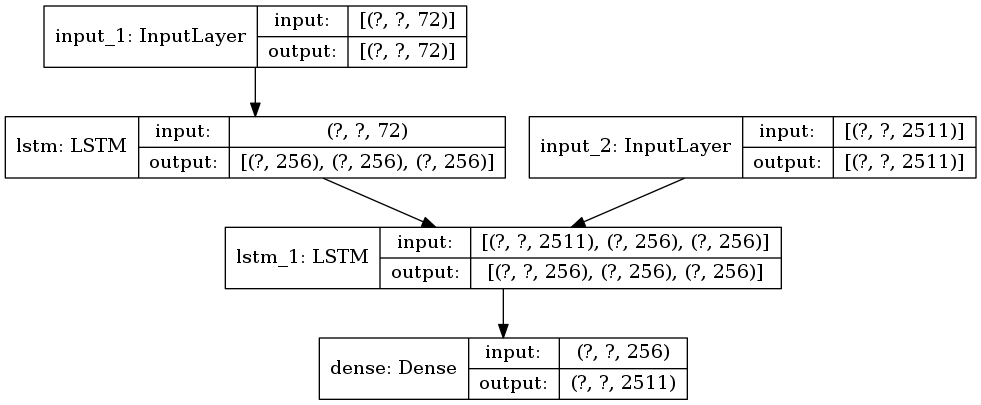

Recreate this plot in Python.
"""
Title: Character-level recurrent sequence-to-sequence model
Author: [fchollet](https://twitter.com/fchollet)
Date created: 2017/09/29
Last modified: 2020/04/26
Description: Character-level recurrent sequence-to-sequence model.
Accelerator: GPU
"""
"""
## Introduction

This example demonstrates how to implement a basic character-level
recurrent sequence-to-sequence model. We apply it to translating
short English sentences into short French sentences,
character-by-character. Note that it is fairly unusual to
do character-level machine translation, as word-level
models are more common in this domain.

**Summary of the algorithm**

- We start with input sequences from a domain (e.g. English sentences)
    and corresponding target sequences from another domain
    (e.g. French sentences).
- An encoder LSTM turns input sequences to 2 state vectors
    (we keep the last LSTM state and discard the outputs).
- A decoder LSTM is trained to turn the target sequences into
    the same sequence but offset by one timestep in the future,
    a training process called "teacher forcing" in this context.
    It uses as initial state the state vectors from the encoder.
    Effectively, the decoder learns to generate `targets[t+1...]`
    given `targets[...t]`, conditioned on the input sequence.
- In inference mode, when we want to decode unknown input sequences, we:
    - Encode the input sequence into state vectors
    - Start with a target sequence of size 1
        (just the start-of-sequence character)
    - Feed the state vectors and 1-char target sequence
        to the decoder to produce predictions for the next character
    - Sample the next character using these predictions
        (we simply use argmax).
    - Append the sampled character to the target sequence
    - Repeat until we generate the end-of-sequence character or we
        hit the character limit.
"""

"""
## Setup
"""

import numpy as np
import tensorflow as tf
from tensorflow import keras

"""
## Download the data
"""

"""shell
!curl -O http://www.manythings.org/anki/fra-eng.zip
!unzip fra-eng.zip
"""

"""
## Configuration
"""

batch_size = 64  # Batch size for training.
epochs = 100  # Number of epochs to train for.
latent_dim = 256  # Latent dimensionality of the encoding space.
num_samples = 100000  # Number of samples to train on.
# Path to the data txt file on disk.
data_path = "fra.txt"

"""
## Prepare the data
"""

# Vectorize the data.
input_texts = []
target_texts = []
input_characters = set()
target_characters = set()
with open(data_path, "r", encoding="utf-8") as f:
    lines = f.read().split("\n")
for line in lines[: min(num_samples, len(lines) - 1)]:
    input_text, target_text, _ = line.split("\t")
    # We use "tab" as the "start sequence" character
    # for the targets, and "\n" as "end sequence" character.
    target_text = "\t" + target_text + "\n"
    input_texts.append(input_text)
    target_texts.append(target_text)
    for char in input_text:
        if char not in input_characters:
            input_characters.add(char)
    for char in target_text:
        if char not in target_characters:
            target_characters.add(char)

input_characters = sorted(list(input_characters))
target_characters = sorted(list(target_characters))
num_encoder_tokens = len(input_characters)
num_decoder_tokens = len(target_characters)
max_encoder_seq_length = max([len(txt) for txt in input_texts])
max_decoder_seq_length = max([len(txt) for txt in target_texts])

print("Number of samples:", len(input_texts))
print("Number of unique input tokens:", num_encoder_tokens)
print("Number of unique output tokens:", num_decoder_tokens)
print("Max sequence length for inputs:", max_encoder_seq_length)
print("Max sequence length for outputs:", max_decoder_seq_length)

input_token_index = dict([(char, i) for i, char in enumerate(input_characters)])
target_token_index = dict([(char, i) for i, char in enumerate(target_characters)])

encoder_input_data = np.zeros(
    (len(input_texts), max_encoder_seq_length, num_encoder_tokens), dtype="float32"
)
decoder_input_data = np.zeros(
    (len(input_texts), max_decoder_seq_length, num_decoder_tokens), dtype="float32"
)
decoder_target_data = np.zeros(
    (len(input_texts), max_decoder_seq_length, num_decoder_tokens), dtype="float32"
)

for i, (input_text, target_text) in enumerate(zip(input_texts, target_texts)):
    for t, char in enumerate(input_text):
        encoder_input_data[i, t, input_token_index[char]] = 1.0
    encoder_input_data[i, t + 1 :, input_token_index[" "]] = 1.0
    for t, char in enumerate(target_text):
        # decoder_target_data is ahead of decoder_input_data by one timestep
        decoder_input_data[i, t, target_token_index[char]] = 1.0
        if t > 0:
            # decoder_target_data will be ahead by one timestep
            # and will not include the start character.
            decoder_target_data[i, t - 1, target_token_index[char]] = 1.0
    decoder_input_data[i, t + 1 :, target_token_index[" "]] = 1.0
    decoder_target_data[i, t:, target_token_index[" "]] = 1.0

"""
## Build the model
"""

# Define an input sequence and process it.
encoder_inputs = keras.Input(shape=(None, num_encoder_tokens))
encoder = keras.layers.LSTM(latent_dim, return_state=True)
encoder_outputs, state_h, state_c = encoder(encoder_inputs)

# We discard `encoder_outputs` and only keep the states.
encoder_states = [state_h, state_c]

# Set up the decoder, using `encoder_states` as initial state.
decoder_inputs = keras.Input(shape=(None, num_decoder_tokens))

# We set up our decoder to return full output sequences,
# and to return internal states as well. We don't use the
# return states in the training model, but we will use them in inference.
decoder_lstm = keras.layers.LSTM(latent_dim, return_sequences=True, return_state=True)
decoder_outputs, _, _ = decoder_lstm(decoder_inputs, initial_state=encoder_states)
decoder_dense = keras.layers.Dense(num_decoder_tokens, activation="softmax")
decoder_outputs = decoder_dense(decoder_outputs)

# Define the model that will turn
# `encoder_input_data` & `decoder_input_data` into `decoder_target_data`
model = keras.Model([encoder_inputs, decoder_inputs], decoder_outputs)

"""
## Train the model
"""

model.compile(
    optimizer="rmsprop", loss="categorical_crossentropy", metrics=["accuracy"]
)
model.fit(
    [encoder_input_data, decoder_input_data],
    decoder_target_data,
    batch_size=batch_size,
    epochs=epochs,
    validation_split=0.2,
)
# Save model
model.save("s2s")

"""
## Run inference (sampling)

1. encode input and retrieve initial decoder state
2. run one step of decoder with this initial state
and a "start of sequence" token as target.
Output will be the next target token.
3. Repeat with the current target token and current states
"""

# Define sampling models
# Restore the model and construct the encoder and decoder.
model = keras.models.load_model("s2s")

encoder_inputs = model.input[0]  # input_1
encoder_outputs, state_h_enc, state_c_enc = model.layers[2].output  # lstm_1
encoder_states = [state_h_enc, state_c_enc]
encoder_model = keras.Model(encoder_inputs, encoder_states)
encoder_model.summary(line_length = 200, positions = [.22, .55, .67, 1.])

decoder_inputs = model.input[1]  # input_2
decoder_state_input_h = keras.Input(shape=(latent_dim,))
decoder_state_input_c = keras.Input(shape=(latent_dim,))
decoder_states_inputs = [decoder_state_input_h, decoder_state_input_c]
decoder_lstm = model.layers[3]
decoder_outputs, state_h_dec, state_c_dec = decoder_lstm(
    decoder_inputs, initial_state=decoder_states_inputs
)
decoder_states = [state_h_dec, state_c_dec]
decoder_dense = model.layers[4]
decoder_outputs = decoder_dense(decoder_outputs)
decoder_model = keras.Model(
    [decoder_inputs] + decoder_states_inputs, [decoder_outputs] + decoder_states
)
decoder_model.summary(line_length = 200, positions = [.22, .55, .67, 1.])

# Reverse-lookup token index to decode sequences back to
# something readable.
reverse_input_char_index = dict((i, char) for char, i in input_token_index.items())
reverse_target_char_index = dict((i, char) for char, i in target_token_index.items())


def decode_sequence(input_seq):
    # Encode the input as state vectors.
    states_value = encoder_model.predict(input_seq)

    # Generate empty target sequence of length 1.
    target_seq = np.zeros((1, 1, num_decoder_tokens))
    # Populate the first character of target sequence with the start character.
    target_seq[0, 0, target_token_index["\t"]] = 1.0

    # Sampling loop for a batch of sequences
    # (to simplify, here we assume a batch of size 1).
    stop_condition = False
    decoded_sentence = ""
    while not stop_condition:
        output_tokens, h, c = decoder_model.predict([target_seq] + states_value)

        # Sample a token
        sampled_token_index = np.argmax(output_tokens[0, -1, :])
        sampled_char = reverse_target_char_index[sampled_token_index]
        decoded_sentence += sampled_char

        # Exit condition: either hit max length
        # or find stop character.
        if sampled_char == "\n" or len(decoded_sentence) > max_decoder_seq_length:
            stop_condition = True

        # Update the target sequence (of length 1).
        target_seq = np.zeros((1, 1, num_decoder_tokens))
        target_seq[0, 0, sampled_token_index] = 1.0

        # Update states
        states_value = [h, c]
    return decoded_sentence


"""
You can now generate decoded sentences as such:
"""

for seq_index in range(20):
    # Take one sequence (part of the training set)
    # for trying out decoding.
    input_seq = encoder_input_data[seq_index : seq_index + 1]
    print(input_seq[0, 0:4, :])
    decoded_sentence = decode_sequence(input_seq)
    print("-")
    print("Input sentence:", input_texts[seq_index])
    print("Decoded sentence:", decoded_sentence)
